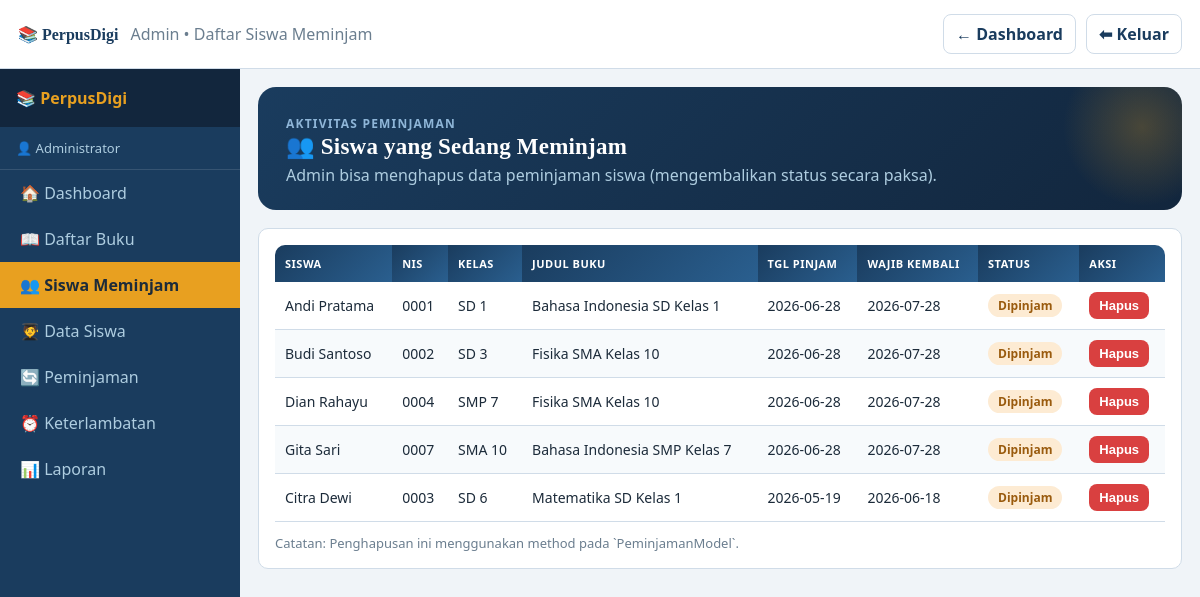
The page /admin/siswa-meminjam (signed in) on the database its author committed.
### tables this page shows
CREATE TABLE admin (
            id INTEGER PRIMARY KEY AUTOINCREMENT,
            username TEXT UNIQUE NOT NULL,
            password TEXT NOT NULL,
            nama TEXT NOT NULL,
            created_at TEXT DEFAULT (datetime('now','localtime'))
        );

CREATE TABLE peminjaman (
                id INTEGER PRIMARY KEY AUTOINCREMENT,
                siswa_id INTEGER NOT NULL,
                buku_id INTEGER NOT NULL,
                tgl_pinjam TEXT NOT NULL,
                tgl_kembali_rencana TEXT NOT NULL,
                tgl_kembali_aktual TEXT,
                status TEXT DEFAULT 'dipinjam',
                admin_id INTEGER,
                created_at TEXT DEFAULT (datetime('now','localtime')),
                dipinjam_oleh TEXT DEFAULT 'admin',
                FOREIGN KEY (siswa_id) REFERENCES siswa(id),
                FOREIGN KEY (buku_id) REFERENCES buku(id),
                FOREIGN KEY (admin_id) REFERENCES admin(id)
            );

CREATE TABLE siswa (
                id INTEGER PRIMARY KEY AUTOINCREMENT,
                nis TEXT,
                nama TEXT NOT NULL,
                kelas TEXT DEFAULT '-',
                jenjang TEXT DEFAULT '-',
                telepon TEXT,
                auto_registered INTEGER DEFAULT 0,
                created_at TEXT DEFAULT (datetime('now','localtime'))
            );

CREATE TABLE buku (
            id INTEGER PRIMARY KEY AUTOINCREMENT,
            isbn TEXT UNIQUE,
            judul TEXT NOT NULL,
            pengarang TEXT NOT NULL,
            penerbit TEXT,
            tahun_terbit INTEGER,
            jenjang TEXT NOT NULL,
            kelas TEXT NOT NULL,
            mata_pelajaran TEXT NOT NULL,
            stok INTEGER DEFAULT 1,
            stok_tersedia INTEGER DEFAULT 1,
            created_at TEXT DEFAULT (datetime('now','localtime'))
        );

### web_app.py (the view)
    @app.get("/admin/siswa-meminjam")
    def admin_siswa_meminjam():
        if current_role() != "admin":
            return redirect(url_for("mode_select"))
        admin = session.get("admin", {})
        all_loan = PeminjamanModel.get_all()
        loans = [p for p in all_loan if p.get("status") == "dipinjam"]
        loans.sort(key=lambda x: x.get("tgl_pinjam") or "0000-00-00", reverse=True)
        return render_template(
            "admin/siswa_meminjam.html",
            admin=admin,
            loans=loans,
        )

### models/database.py (called while the page is built)
def get_connection():
    conn = sqlite3.connect(DB_PATH)
    conn.row_factory = sqlite3.Row
    conn.execute("PRAGMA foreign_keys = ON")
    return conn

### web/templates/admin/siswa_meminjam.html (shortened to what this page needs)
{% extends "base.html" %}
{% set use_shell = true %}
{% set nav_role = "admin" %}
{% set nav_user = admin.nama %}
{% set page_subtitle = "Admin • Daftar Siswa Meminjam" %}
{% set page_back_href = "/admin/dashboard" %}
{% set page_back_label = "Dashboard" %}
{% block content %}
    <div class="page-hero fade-up">
      <span class="eyebrow" style="color:#8FB6D8;">Aktivitas Peminjaman</span>
      <h2>👥 Siswa yang Sedang Meminjam</h2>
      <div class="muted">Admin bisa menghapus data peminjaman siswa (mengembalikan status secara paksa).</div>
    </div>
    <div class="card">
      <div class="table-wrap">
        <table>
          <thead>
            <tr>
              <th>Siswa</th>
              <th>NIS</th>
              <th>Kelas</th>
              <th>Judul Buku</th>
              <th>Tgl Pinjam</th>
              <th>Wajib Kembali</th>
              <th>Status</th>
              <th>Aksi</th>
            </tr>
          </thead>
          <tbody>
            {% if loans and loans|length > 0 %}
              {% for p in loans %}
                <tr>
                  <td>{{ p.nama_siswa }}</td>
                  <td>{{ p.nis }}</td>
                  <td>{{ p.jenjang }} {{ p.kelas }}</td>
                  <td>{{ p.judul_buku }}</td>
                  <td>{{ p.tgl_pinjam }}</td>
                  <td>{{ p.tgl_kembali_rencana }}</td>
                  <td>
                    {% if p.status=='dipinjam' %}
                      <span class="badge tone-warning">Dipinjam</span>
                    {% else %}
                      <span class="badge tone-success">Dikembalikan</span>
                    {% endif %}
                  </td>
                  <td>
                    <form method="post" action="/admin/siswa-meminjam/delete" onsubmit="return confirm('Hapus/pulihkan peminjaman untuk {{ p.nama_siswa }} - {{ p.judul_buku }} ?');">
                      <button class="btn small danger" type="submit">Hapus</button>
                    </form>
                  </td>
                </tr>
              {% endfor %}
            {% else %}
              <tr><td colspan="8" class="muted">Belum ada siswa yang sedang meminjam.</td></tr>
            {% endif %}
          </tbody>
        </table>
      </div>
      <div class="muted" style="font-size:13px; margin-top:12px;">
        Catatan: Penghapusan ini menggunakan method pada `PeminjamanModel`.
      </div>
    </div>
{% endblock %}

### web/templates/base.html (shortened to what this page needs)
<!doctype html>
<html lang="id">
<head>
  <link rel="stylesheet" href="{{ url_for('static', filename='css/style.css') }}">
</head>
<body>
  {% if use_shell %}
    <div class="app-topbar">
      <div class="brand">{{ page_icon or '📚' }} PerpusDigi</div>
      <div class="muted topbar-subtitle">{{ page_subtitle or '' }}</div>
      <div class="topbar-actions">
        {% if page_back_href %}
          <a class="btn secondary" href="{{ page_back_href }}">← <span class="label">{{ page_back_label or 'Kembali' }}</span></a>
        {% endif %}
        <a class="btn secondary" href="/logout">⬅ <span class="label">Keluar</span></a>
      </div>
    </div>
    <div class="app-shell">
      <div class="sidebar {{ 'sidebar-siswa' if nav_role == 'siswa' else '' }}" id="sidebar">
        <div class="logo">{{ page_icon or '📚' }} PerpusDigi</div>
        <div class="user">👤 {{ nav_user or '' }}</div>
        <div class="nav">
          {% if nav_role == 'siswa' %}
            <a href="/siswa/beranda" class="{{ 'active' if request.path == '/siswa/beranda' }}">🏠 Beranda</a>
            <a href="/siswa/cari-buku" class="{{ 'active' if request.path == '/siswa/cari-buku' }}">📖 Cari &amp; Pinjam Buku</a>
            <a href="/siswa/pinjaman-aktif" class="{{ 'active' if request.path == '/siswa/pinjaman-aktif' }}">🔄 Pinjaman Aktif</a>
            <a href="/siswa/riwayat" class="{{ 'active' if request.path == '/siswa/riwayat' }}">📋 Riwayat Pinjaman</a>
          {% else %}
            <a href="/admin/dashboard" class="{{ 'active' if request.path == '/admin/dashboard' }}">🏠 Dashboard</a>
            <a href="/admin/buku" class="{{ 'active' if request.path == '/admin/buku' or request.path.startswith('/admin/buku/') }}">📖 Daftar Buku</a>
            <a href="/admin/siswa-meminjam" class="{{ 'active' if request.path == '/admin/siswa-meminjam' }}">👥 Siswa Meminjam</a>
            <a href="/admin/siswa" class="{{ 'active' if request.path == '/admin/siswa' or request.path.startswith('/admin/siswa/') }}">🧑‍🎓 Data Siswa</a>
            <a href="/admin/peminjaman" class="{{ 'active' if request.path == '/admin/peminjaman' }}">🔄 Peminjaman</a>
            <a href="/admin/terlambat" class="{{ 'active' if request.path == '/admin/terlambat' }}">⏰ Keterlambatan</a>
            <a href="/admin/laporan" class="{{ 'active' if request.path == '/admin/laporan' }}">📊 Laporan</a>
          {% endif %}
        </div>
      </div>
      <div class="content {{ 'content-siswa' if nav_role == 'siswa' else 'content-admin' }}">
        {% block content %}{% endblock %}
      </div>
    </div>
  {% else %}
    {% block body %}{% endblock %}
  {% endif %}
</body>
</html>

### web/static/css/style.css (style rules this page uses)
:root { --bg:#F0F4F8; --card:#FFFFFF; --paper:#FBF8F1; --sidebar:#1A3C5E; --sidebar_h:#2A5F8F; --siswa:#1E6B45; --siswa_d:#124530; --siswa_soft:#E7F3EC; --accent:#E8A020; --accent_d:#C4841A; --text:#1C2B3A; --muted:#6B7E8F; --danger:#D94040; --success:#2E9E5E; --warning:#E07B1A; --border:#D0DCE8; --font-display: Georgia, 'Iowan Old Style', 'Palatino Linotype', 'Times New Roman', serif; --font-body: Segoe UI, Arial, sans-serif; --shadow-sm: 0 1px 2px rgba(28,43,58,0.06); --shadow-md: 0 8px 24px rgba(28,43,58,0.10); --shadow-lg: 0 20px 48px rgba(28,43,58,0.16); --radius-sm: 8px; --radius-md: 14px; --radius-lg: 20px; --sidebar-w: 240px; --topbar-h: 60px; }
* { box-sizing:border-box; }
body { margin:0; font-family: var(--font-body); background:var(--bg); color:var(--text); }
h1, h2, h3 { font-family: var(--font-display); letter-spacing:0.2px; }
.app-topbar, .topbar { display:flex; align-items:center; gap:12px; padding:14px 18px; background:var(--card); border-bottom:1px solid var(--border); position:sticky; top:0; z-index:30; }
.brand { font-weight:800; color:var(--sidebar); font-family: var(--font-display); white-space:nowrap; }
.topbar-subtitle { white-space:nowrap; overflow:hidden; text-overflow:ellipsis; }
.topbar-actions { margin-left:auto; display:flex; gap:10px; align-items:center; flex-shrink:0; }
.app-shell, .layout { display:flex; min-height: calc(100vh - var(--topbar-h)); position:relative; }
.sidebar { width:var(--sidebar-w); flex-shrink:0; background:var(--sidebar); color:#fff; padding:0; }
.sidebar .logo { background:#12263D; padding:18px 16px; font-weight:800; color:var(--accent); }
.sidebar .user { padding:12px 16px; border-bottom:1px solid rgba(255,255,255,0.12); font-size:13px; color:#AECDE0; }
.nav a { display:block; padding:12px 16px; text-decoration:none; color:#AECDE0; border-left:4px solid transparent; }
.nav a.active { background:var(--accent); color:var(--text); border-left-color:transparent; font-weight:700; }
.content { flex:1; padding:18px; overflow:auto; min-width:0; }
.card { background:var(--card); border:1px solid var(--border); border-radius:10px; padding:16px; }
.table-wrap { overflow:auto; }
table { width:100%; border-collapse:collapse; }
th, td { padding:10px; border-bottom:1px solid var(--border); text-align:left; font-size:14px; }
th { background:#F7FAFC; }
.btn { display:inline-block; padding:8px 12px; border:none; border-radius:8px; text-decoration:none; cursor:pointer; font-weight:700; transition: transform 0.12s ease, box-shadow 0.12s ease, background-color 0.12s ease; white-space:nowrap; }
.btn.secondary { background:transparent; color:var(--sidebar); border:1px solid var(--border); }
.btn.danger { background:var(--danger); color:#fff; }
.btn.small { padding:6px 10px; font-weight:700; font-size:13px; }
.muted { color:var(--muted); }
.eyebrow { display:inline-flex; align-items:center; gap:6px; font-size:12px; font-weight:800; letter-spacing:1.2px; text-transform:uppercase; color:var(--sidebar); }
.badge { display:inline-block; padding:3px 10px; border-radius:999px; font-size:12px; font-weight:700; background: var(--border); color: var(--text); }
.fade-up { animation: fadeUp 0.5s ease both; }
.content-admin .page-hero { background: linear-gradient(135deg, var(--sidebar) 0%, #12263D 100%); border-radius:18px; padding:24px 28px; color:#fff; margin-bottom:18px; position:relative; overflow:hidden; }
.content-admin .page-hero::after { content:""; position:absolute; right:-40px; top:-40px; width:160px; height:160px; border-radius:50%; background:radial-gradient(circle, rgba(232,160,32,0.25) 0%, rgba(232,160,32,0) 70%); }
.content-admin .page-hero h2 { color:#fff; margin:0 0 4px 0; font-size:23px; position:relative; z-index:1; }
.content-admin .page-hero .muted { color:#AECDE0; position:relative; z-index:1; }
.content-admin table thead th { background: linear-gradient(135deg, var(--sidebar) 0%, var(--sidebar_h) 100%); color:#fff; font-weight:700; text-transform:uppercase; font-size:11px; letter-spacing:0.5px; border-bottom:none; padding:11px 10px; }
.content-admin table thead tr th:first-child { border-radius:10px 0 0 0; }
.content-admin table thead tr th:last-child { border-radius:0 10px 0 0; }
.content-admin table tbody tr { transition: background-color .1s ease; }
.content-admin table tbody tr:nth-child(even) { background:#F7FAFC; }
.badge.tone-warning { background:#FDEBD3; color:#9A5B0E; }

### rows shown on the page
admin: nama "Administrator"
peminjaman: nama_siswa "Andi Pratama", nis "0001", jenjang "SD", kelas "1", judul_buku "Bahasa Indonesia SD Kelas 1", tgl_pinjam "2026-06-28", tgl_kembali_rencana "2026-07-28", status "Dipinjam"
peminjaman: nama_siswa "Budi Santoso", nis "0002", jenjang "SD", kelas "3", judul_buku "Fisika SMA Kelas 10", tgl_pinjam "2026-06-28", tgl_kembali_rencana "2026-07-28", status "Dipinjam"
peminjaman: nama_siswa "Dian Rahayu", nis "0004", jenjang "SMP", kelas "7", judul_buku "Fisika SMA Kelas 10", tgl_pinjam "2026-06-28", tgl_kembali_rencana "2026-07-28", status "Dipinjam"
peminjaman: nama_siswa "Gita Sari", nis "0007", jenjang "SMA", kelas "10", judul_buku "Bahasa Indonesia SMP Kelas 7", tgl_pinjam "2026-06-28", tgl_kembali_rencana "2026-07-28", status "Dipinjam"
peminjaman: nama_siswa "Citra Dewi", nis "0003", jenjang "SD", kelas "6", judul_buku "Matematika SD Kelas 1", tgl_pinjam "2026-05-19", tgl_kembali_rencana "2026-06-18", status "Dipinjam"

### other values the page prints
{{ page_icon or '📚' }} "📚"
{{ page_subtitle or '' }} "Admin • Daftar Siswa Meminjam"
{{ page_back_label or 'Kembali' }} "Dashboard"
